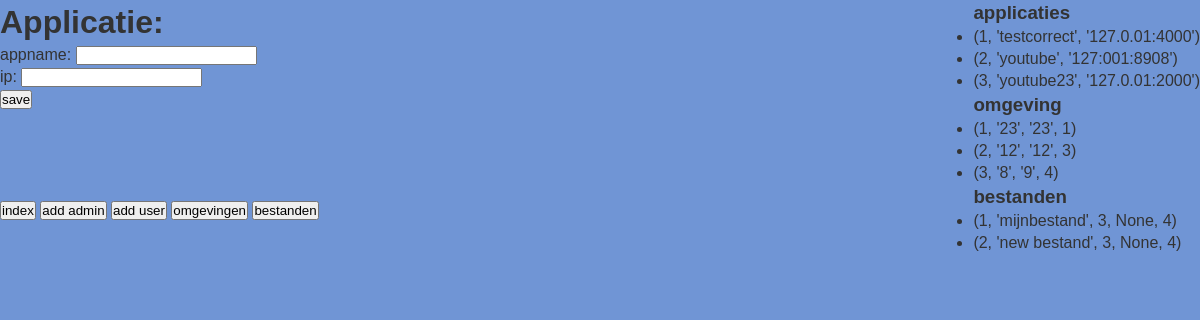
The page /applicaties on the database its author committed.
### main.py (models this page shows, shortened)
class applicaties(db.Model):
    __tablename__ = "applicaties"
    id = db.Column(db.Integer, primary_key=True)
    naam = db.Column(db.String(120), nullable=False)
    ip = db.Column(db.String(120), nullable=False)

class omgevingen(db.Model):
    __tablename__ = "omgevingen"
    id = db.Column(db.Integer, primary_key=True)
    test_omgeving = db.Column(db.String(120), nullable=False)
    productie_omgeving = db.Column(db.String(120), nullable=False)
    applicaties_id = db.Column(db.Integer, db.ForeignKey("applicaties.id"))
    applicatie = db.relationship(
        "applicaties", backref=db.backref("omgevingen", lazy=True)
    )

class bestanden(db.Model):
    __tablename__ = "bestanden"
    id = db.Column(db.Integer, primary_key=True)
    bestand = db.Column(db.String(120), nullable=False)
    omgevingen_id = db.Column(db.Integer, db.ForeignKey("omgevingen.id"))
    uuid = db.Column(db.String(36), unique=True, default=str(uuid.uuid4()))
    omgevingen = db.relationship(
        "omgevingen", backref=db.backref("bestanden", lazy=True)
    )
    applicaties_id = db.Column(db.Integer, db.ForeignKey("applicaties.id"))
    applicatie = db.relationship(
        "applicaties", backref=db.backref("bestanden", lazy=True)
    )

### main.py (the view, shortened to what this page needs)
@app.route("/applicaties", methods=["POST", "GET"])
def scherm_applicaties():
    if request.method == "GET":
        conn = sqlite3.connect("database.db")
        cur = conn.cursor()
        cur.execute("SELECT * FROM applicaties")
        applications = cur.fetchall()
        conn = sqlite3.connect("database.db")
        cur = conn.cursor()
        cur.execute("SELECT * FROM omgevingen")
        omgevingen = cur.fetchall()
        conn = sqlite3.connect("database.db")
        cur = conn.cursor()
        cur.execute("SELECT * FROM bestanden")
        bestanden = cur.fetchall()
        return render_template(
            "applicaties.html",
            applications=applications,
            omgevingen=omgevingen,
            bestanden=bestanden,
        )

### templates/applicaties.html (shortened to what this page needs)
<!DOCTYPE html>
<html lang="en">
<head>
</head>
<body>
  <h1>Applicatie:</h1>
  <ul class="ul1">
    <h3>applicaties</h3>
    {% for applicatie in applications %}
    <li>{{ applicatie }}</li>
    {% endfor %}
    <h3>omgeving</h3>
    {% for omgeving in omgevingen %}
    <li>{{ omgeving }}</li>
    {% endfor %}
    <h3>bestanden</h3>
    {%for result in bestanden%}
    <li>{{result}}</li>
    {%endfor%}
  </ul>
  <form method="post" action="/applicaties">
    <div>
      <label for="naam" class="color">appname:</label>
      <input type="text" id="naam" name="naam" required>
    </div>
    <div>
      <label for="ip">ip:</label>
      <input type="text" id="ip" name="ip" required>
    </div>
    <button type="submit">save</button>
  </form>
<br>
<br>
<br>
<br>
  <form action="/applicaties/<applicaties_id>/omgevingen">
    <button formaction="/index">index</button>
    <button formaction="/admin">add admin</button>
    <button formaction="/register">add user</button>
    <button formaction="/applicaties/<applicaties_id>/omgevingen">omgevingen</button>
    <button formaction="applicaties/<applicaties_id>/omgevingen/<omgevingen_id">bestanden</button>
  </form>
</body>
</html>

### templates/applicaties.html (style rules this page uses)
.ul1 { position: absolute; top: 0; right: 0; }
*, *:before, *:after { box-sizing: border-box; margin: 0; padding: 0; }
body { font-size: 1.6rem; font-weight: 500; line-height: 1.38; background-color: #7095d5; word-break: normal; display: -webkit-flex; display: flex; -webkit-flex-direction: column; flex-direction: column; -webkit-flex-basis: 100%; flex-basis: 100%; min-height: 100vh; }
html, body { -webkit-font-smoothing: antialiased; -moz-osx-font-smoothing: grayscale; min-width: 320px; min-height: 100%; }
html, body, .div-1 { position: right; }
a, input { -webkit-tap-highlight-color: rgba(0, 0, 0, 0); }
html { font-family: "Poppins", "Helvetica Neue", Helvetica, Arial, sans-serif; font-size: 10px; color: #333333; background-color: #7095d5; min-height: 100%; }
html { font-family: sans-serif; -ms-text-size-adjust: 100%; -webkit-text-size-adjust: 100%; }

### rows shown on the page
applicaties: applicatie "(1, 'testcorrect', '127.0.01:4000')"
applicaties: applicatie "(2, 'youtube', '127:001:8908')"
applicaties: applicatie "(3, 'youtube23', '127.0.01:2000')"
omgevingen: omgeving "(1, '23', '23', 1)"
omgevingen: omgeving "(2, '12', '12', 3)"
omgevingen: omgeving "(3, '8', '9', 4)"
bestanden: result "(1, 'mijnbestand', 3, None, 4)"
bestanden: result "(2, 'new bestand', 3, None, 4)"
